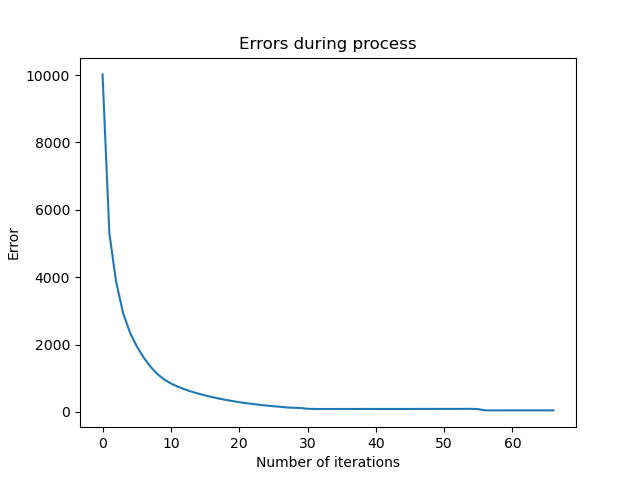
#> input picture point2pointICP/errors.png, 640 x 480 px
$ python enlarge_img.py -p point2pointICP/errors.png
#> lines starting #> are read from the running program, lines starting #| are printed output that depends on the picture
from PIL import Image
import numpy as np
import argparse


def enlarge_img(path, target_size, background):
#> called with path = 'point2pointICP/errors.png', background = 'b'
    img = Image.open(path)
#> img is the input picture: PIL image 640x480 RGBA; mean R, G, B, A 250.5, 251, 251.3, 255
    img_np = np.asarray(img)
    h, w, c= img_np.shape
#> h = 480; w = 640; c = 4

    # th = 1080
    # tw = 1920
    th, tw = target_size
    if background == "black" or background == "b" or background == "B":
        out = np.zeros([th, tw, c], dtype=np.uint8)

    if background == "white" or background == "w" or background == "W":
        out = np.ones([th, tw, c], dtype=np.uint8)
        out = out * 255

    left = int(tw/2-w/2)
#> left = 640
    right = int(tw/2+w/2)
#> right = 1280
    up = int(th/2-h/2)
#> up = 300
    bottom = int(th/2+h/2)
#> bottom = 780

    if c == 4:  # RGBD or RGBA
        out[up:bottom, left:right, 0] = img_np[:, :, 0]
        out[up:bottom, left:right, 1] = img_np[:, :, 1]
#> out: shape (1080, 1920, 4); mean R, G, B, A 37.1, 37.2, 0, 0
        out[up:bottom, left:right, 2] = img_np[:, :, 2]
#> out: shape (1080, 1920, 4); mean R, G, B, A 37.1, 37.2, 37.2, 0
        out[up:bottom, left:right, 3] = img_np[:, :, 3]
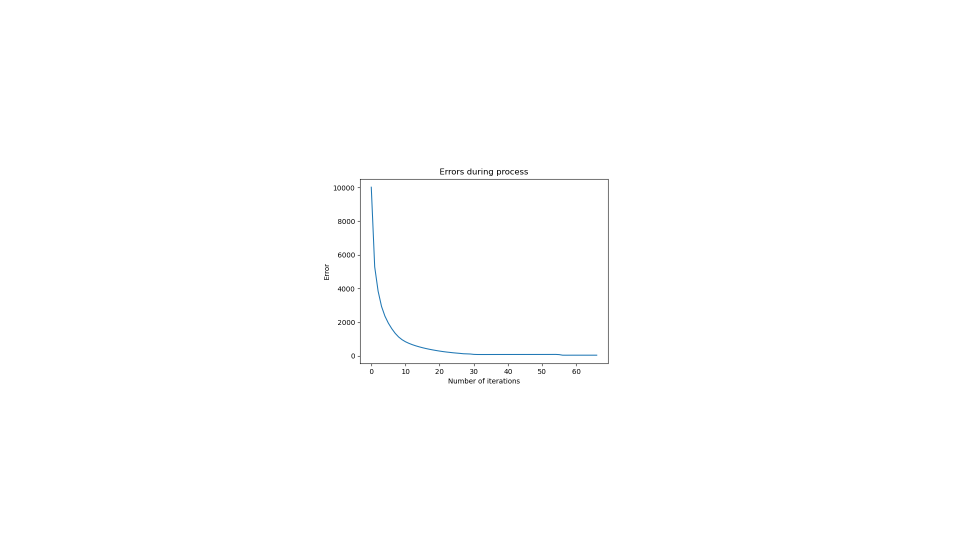
#> out: shape (1080, 1920, 4) (shown at 1/2 size); mean R, G, B, A 37.1, 37.2, 37.2, 37.8; transparent parts drawn white
    if c == 3:  # RGB
        out[up:bottom, left:right, 0] = img_np[:, :, 0]
        out[up:bottom, left:right, 1] = img_np[:, :, 1]
        out[up:bottom, left:right, 2] = img_np[:, :, 2]
    if c == 1:  # gray image
        out[up:bottom, left:right, 0] = img_np[:, :, 0]

    return out


def get_argumets():
    """
        Parse arguments from command line
    """

    parser = argparse.ArgumentParser(description='Increase the size of an image without changing its center')

    parser.add_argument('--imagePath',
                        '-p',
                        type=str,
                        default='our_data/calibration/group10/kinect_ir_colorized/1.png',
                        help='file path of the image.')
    parser.add_argument('--targetHeight',
                        '-t',
                        type=int,
                        default=1080,
                        help='Height of the output image.')
    parser.add_argument('--targetWidth',
                        '-w',
                        type=int,
                        default=1920,
                        help='Width of the output image.')
    parser.add_argument('--background',
                        '-b',
                        type=str,
                        default='white',
                        choices=['white', 'w', 'W', 'black', 'b', 'B'],
                        help='color of increased area.')

    return parser.parse_args()


if __name__ == "__main__":

    args = get_argumets()

    path = args.imagePath
    out_size = [args.targetHeight, args.targetWidth]
    bg = args.background
    out = enlarge_img(path, out_size, 'b')

    out = Image.fromarray(out)
    out.show()
